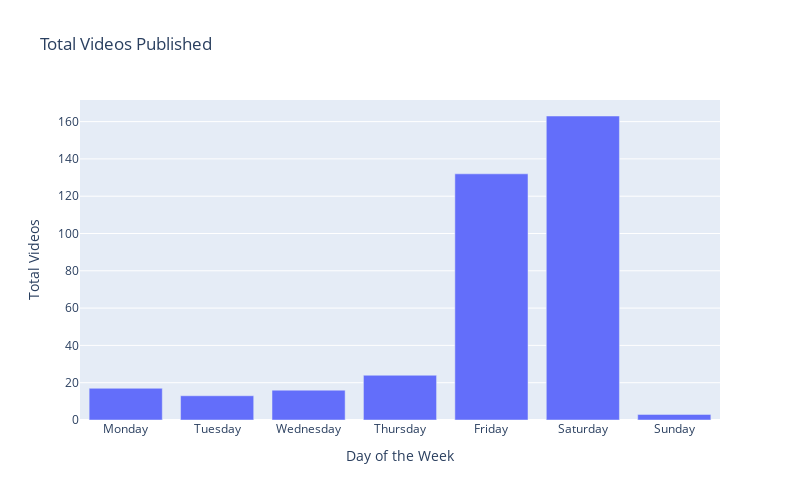

Source (notebook cell):
### Code cell
# Interactive Visualization using Plotly
fig = px.bar(published_days_df, x=weekdays_index, y = 'publishedDayName', title='Total Videos Published', width=800, height=500)

# Modify hover text annotation
fig.data[0].hovertemplate = 'Day of the Week=%{x}<br>Total Videos=%{y}<extra></extra>'

fig.update_xaxes(title_text='Day of the Week')
fig.update_yaxes(title_text='Total Videos')

### Figure 1 — Plotly figure (JSON) as saved in the notebook; plotly's stock layout.template omitted (floating-point values rounded to 4 significant figures)
{"data": [{"alignmentgroup": "True", "hovertemplate": "Day of the Week=%{x}<br>Total Videos=%{y}<extra></extra>", "legendgroup": "", "marker": {"color": "#636efa"}, "name": "", "offsetgroup": "", "orientation": "v", "showlegend": false, "textposition": "auto", "type": "bar", "x": ["Monday", "Tuesday", "Wednesday", "Thursday", "Friday", "Saturday", "Sunday"], "xaxis": "x", "y": [17, 13, 16, 24, 132, 163, 3], "yaxis": "y"}], "layout": {"barmode": "relative", "height": 500, "legend": {"tracegroupgap": 0}, "title": {"text": "Total Videos Published"}, "width": 800, "xaxis": {"anchor": "y", "autorange": true, "domain": [0, 1], "range": [-0.5, 6.5], "title": {"text": "Day of the Week"}, "type": "category"}, "yaxis": {"anchor": "x", "autorange": true, "domain": [0, 1], "range": [0, 171.6], "title": {"text": "Total Videos"}, "type": "linear"}}}
